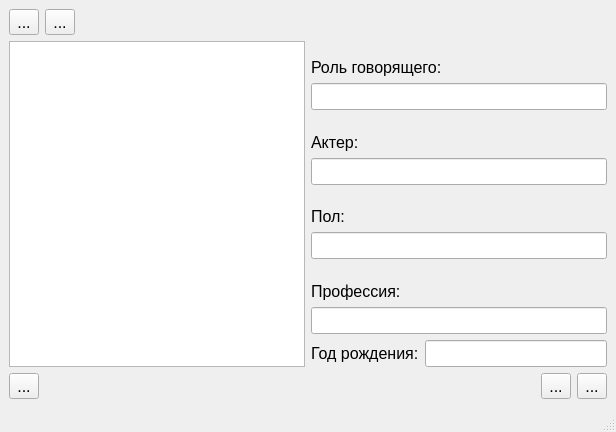
<?xml version="1.0" encoding="UTF-8"?>
<ui version="4.0">
 <class>SpeakerWindow</class>
 <widget class="QMainWindow" name="SpeakerWindow">
  <property name="geometry">
   <rect>
    <x>0</x>
    <y>0</y>
    <width>616</width>
    <height>432</height>
   </rect>
  </property>
  <property name="font">
   <font>
    <pointsize>12</pointsize>
   </font>
  </property>
  <property name="windowTitle">
   <string>Говорящие</string>
  </property>
  <widget class="QWidget" name="centralwidget">
   <layout class="QVBoxLayout" name="verticalLayout_6">
    <item>
     <layout class="QHBoxLayout" name="loBasicActions">
      <item>
       <widget class="QToolButton" name="btnAddSpeaker">
        <property name="toolTip">
         <string>Новый говорящий</string>
        </property>
        <property name="text">
         <string>...</string>
        </property>
        <property name="icon">
         <iconset resource="../icons.qrc">
          <normaloff>:/images/icons/add.png</normaloff>:/images/icons/add.png</iconset>
        </property>
        <property name="iconSize">
         <size>
          <width>32</width>
          <height>32</height>
         </size>
        </property>
       </widget>
      </item>
      <item>
       <widget class="QToolButton" name="btnDeleteSpeaker">
        <property name="toolTip">
         <string>Удалить говорящего</string>
        </property>
        <property name="text">
         <string>...</string>
        </property>
        <property name="icon">
         <iconset resource="../icons.qrc">
          <normaloff>:/images/icons/edit-delete.png</normaloff>:/images/icons/edit-delete.png</iconset>
        </property>
        <property name="iconSize">
         <size>
          <width>32</width>
          <height>32</height>
         </size>
        </property>
       </widget>
      </item>
      <item>
       <spacer name="horizontalSpacer_2">
        <property name="orientation">
         <enum>Qt::Horizontal</enum>
        </property>
        <property name="sizeHint" stdset="0">
         <size>
          <width>40</width>
          <height>20</height>
         </size>
        </property>
       </spacer>
      </item>
     </layout>
    </item>
    <item>
     <layout class="QHBoxLayout" name="loFieldWidgets">
      <item>
       <widget class="QListView" name="listView">
        <property name="font">
         <font>
          <pointsize>12</pointsize>
         </font>
        </property>
       </widget>
      </item>
      <item>
       <layout class="QVBoxLayout" name="verticalLayout_5">
        <item>
         <layout class="QVBoxLayout" name="verticalLayout">
          <property name="spacing">
           <number>6</number>
          </property>
          <item>
           <widget class="QLabel" name="lblRole">
            <property name="text">
             <string>Роль говорящего:</string>
            </property>
            <property name="alignment">
             <set>Qt::AlignBottom|Qt::AlignLeading|Qt::AlignLeft</set>
            </property>
           </widget>
          </item>
          <item>
           <widget class="QLineEdit" name="edtRole"/>
          </item>
         </layout>
        </item>
        <item>
         <layout class="QVBoxLayout" name="verticalLayout_2">
          <item>
           <widget class="QLabel" name="lblActor">
            <property name="text">
             <string>Актер:</string>
            </property>
            <property name="alignment">
             <set>Qt::AlignBottom|Qt::AlignLeading|Qt::AlignLeft</set>
            </property>
           </widget>
          </item>
          <item>
           <widget class="QLineEdit" name="edtActor"/>
          </item>
         </layout>
        </item>
        <item>
         <layout class="QVBoxLayout" name="verticalLayout_3">
          <item>
           <widget class="QLabel" name="lblSex">
            <property name="text">
             <string>Пол:</string>
            </property>
            <property name="alignment">
             <set>Qt::AlignBottom|Qt::AlignLeading|Qt::AlignLeft</set>
            </property>
           </widget>
          </item>
          <item>
           <widget class="QLineEdit" name="edtSex"/>
          </item>
         </layout>
        </item>
        <item>
         <layout class="QVBoxLayout" name="verticalLayout_4">
          <item>
           <widget class="QLabel" name="lblProfession">
            <property name="text">
             <string>Профессия:</string>
            </property>
            <property name="alignment">
             <set>Qt::AlignBottom|Qt::AlignLeading|Qt::AlignLeft</set>
            </property>
           </widget>
          </item>
          <item>
           <widget class="QLineEdit" name="edtProfession"/>
          </item>
         </layout>
        </item>
        <item>
         <layout class="QHBoxLayout" name="horizontalLayout_3">
          <item>
           <widget class="QLabel" name="lblBirthYear">
            <property name="text">
             <string>Год рождения:</string>
            </property>
           </widget>
          </item>
          <item>
           <widget class="QLineEdit" name="edtBirthYear">
            <property name="maxLength">
             <number>4</number>
            </property>
           </widget>
          </item>
         </layout>
        </item>
       </layout>
      </item>
     </layout>
    </item>
    <item>
     <layout class="QHBoxLayout" name="horizontalLayout_5">
      <item>
       <layout class="QHBoxLayout" name="loAdvancedActions">
        <item>
         <widget class="QToolButton" name="btnAutoAssign">
          <property name="toolTip">
           <string>Автосвязывание говорящих</string>
          </property>
          <property name="text">
           <string>...</string>
          </property>
          <property name="icon">
           <iconset resource="../icons.qrc">
            <normaloff>:/images/icons/Handshake.png</normaloff>:/images/icons/Handshake.png</iconset>
          </property>
          <property name="iconSize">
           <size>
            <width>32</width>
            <height>32</height>
           </size>
          </property>
         </widget>
        </item>
        <item>
         <spacer name="horizontalSpacer">
          <property name="orientation">
           <enum>Qt::Horizontal</enum>
          </property>
          <property name="sizeHint" stdset="0">
           <size>
            <width>40</width>
            <height>20</height>
           </size>
          </property>
         </spacer>
        </item>
        <item>
         <widget class="QToolButton" name="btnSave">
          <property name="toolTip">
           <string>Сохранить изменения</string>
          </property>
          <property name="text">
           <string>...</string>
          </property>
          <property name="icon">
           <iconset resource="../icons.qrc">
            <normaloff>:/images/icons/save.png</normaloff>:/images/icons/save.png</iconset>
          </property>
          <property name="iconSize">
           <size>
            <width>32</width>
            <height>32</height>
           </size>
          </property>
         </widget>
        </item>
       </layout>
      </item>
      <item>
       <widget class="QToolButton" name="btnClose">
        <property name="toolTip">
         <string>Выйти без сохранения</string>
        </property>
        <property name="text">
         <string>...</string>
        </property>
        <property name="icon">
         <iconset resource="../icons.qrc">
          <normaloff>:/images/icons/cancel.png</normaloff>:/images/icons/cancel.png</iconset>
        </property>
        <property name="iconSize">
         <size>
          <width>32</width>
          <height>32</height>
         </size>
        </property>
       </widget>
      </item>
     </layout>
    </item>
   </layout>
  </widget>
  <widget class="QMenuBar" name="menubar">
   <property name="geometry">
    <rect>
     <x>0</x>
     <y>0</y>
     <width>616</width>
     <height>22</height>
    </rect>
   </property>
  </widget>
  <widget class="QStatusBar" name="statusbar"/>
 </widget>
 <resources>
  <include location="../icons.qrc"/>
 </resources>
 <connections/>
</ui>
